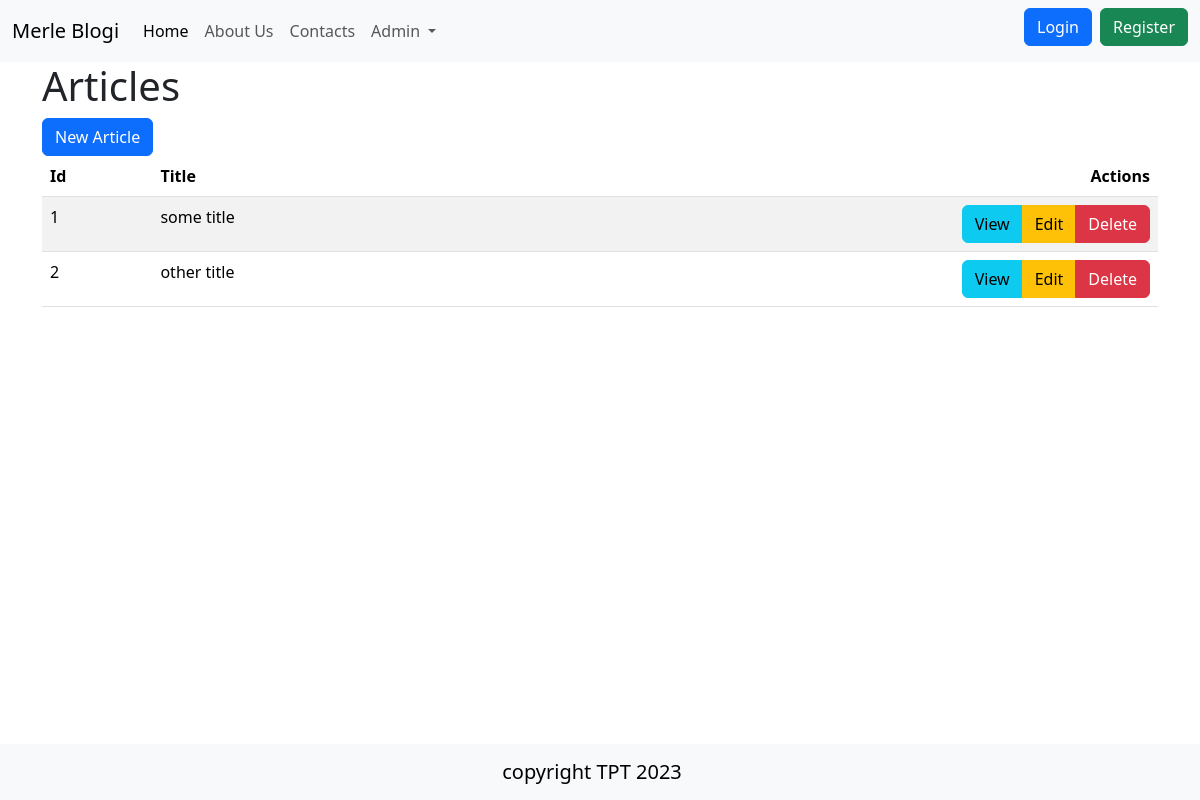
Page /admin/articles on the earlier database version.
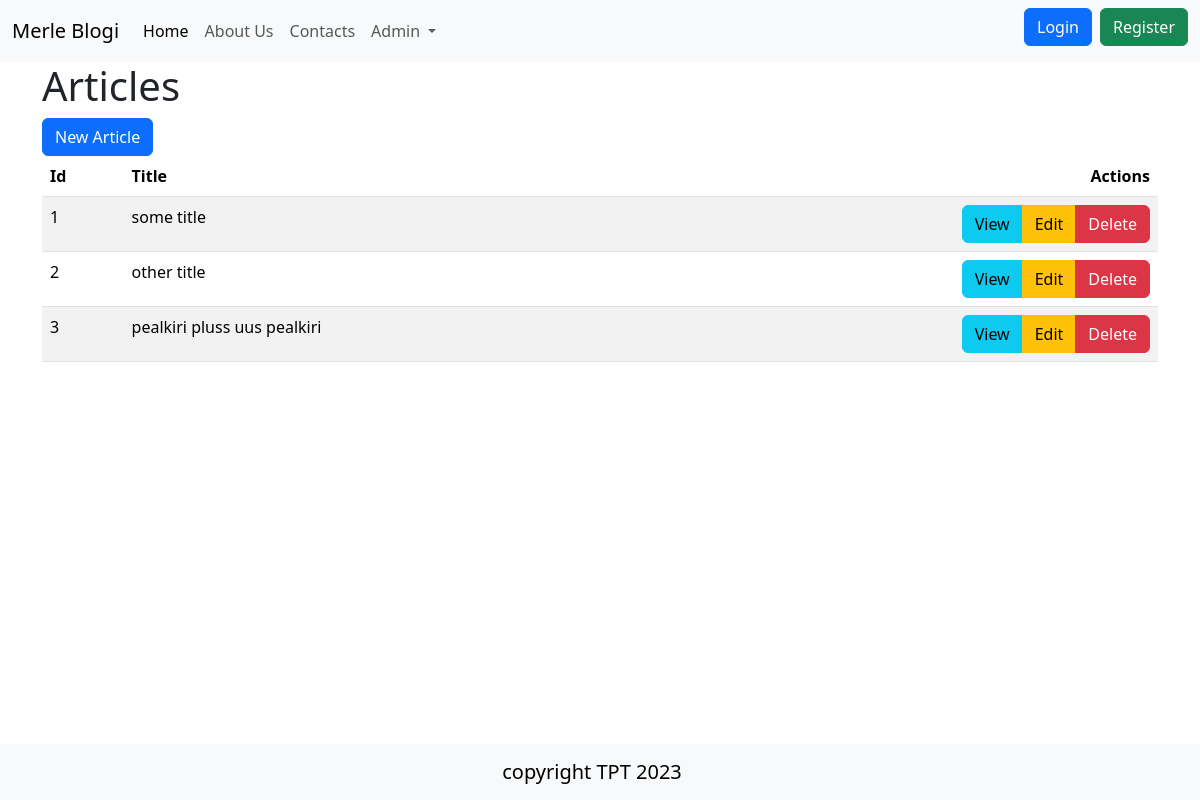
Same page on the later database version.
### tables this page shows
CREATE TABLE "articles"
(
    id    integer
        constraint articles_pk
            primary key autoincrement,
    title text not null,
    body  text
);

### src/Controllers/ArticlesController.php (called while the page is built, shortened)
<?php
class ArticlesController {
    public function index() {
        $articles = Article::all();
        include 'views/articles/index.php';
    }
}

### src/DB.php (called while the page is built, shortened)
<?php
class DB {
    public $conn;
    public function __construct()
    {
        try {
            $this->conn = new PDO("sqlite:" . __DIR__ . "/../db.sqlite");
            $this->conn->setAttribute(PDO::ATTR_ERRMODE, PDO::ERRMODE_EXCEPTION);
        } catch(PDOException $e) {
            echo "Connection failed: " . $e->getMessage();
          }
    }
    public function all($table, $class){
        $stmt = $this->conn->prepare("SELECT * FROM $table");
        $stmt->execute();
        $stmt->setFetchMode(PDO::FETCH_CLASS, $class);
        return $stmt->fetchAll();
    }
}

### src/Models/Model.php (called while the page is built, shortened)
<?php
class Model {
    public static $table;
    public static function all(){
        $db = new DB();
        return $db->all(static::$table, static::class);
    }
}

### views/articles/index.php (the view)
<?php include 'views/partials/header.php' ?>
    <h1>Articles</h1>
    <a href="/admin/articles/new" class="btn btn-primary">New Article</a>
    <table class="table table-striped table-hover">
        <thead>
            <th>Id</th>
            <th>Title</th>
            <th class="text-end">Actions</th>
        </thead>
        <tbody>
            <?php foreach($articles as $article): ?>
            <tr>
                <td><?=$article->id?></td>
                <td><?=$article->title?></td>
                <td class="text-end">
                <div class="btn-group" role="group" aria-label="Basic example">
                    <a class="btn btn-info" href="/admin/articles/show?id=<?=$article->id?>">View</a>
                    <a class="btn btn-warning"href="/admin/articles/edit?id=<?=$article->id?>">Edit</a>
                    <a class="btn btn-danger"href="/admin/articles/delete?id=<?=$article->id?>">Delete</a>
                </div>
                </td>
            </tr>
            <?php endforeach; ?>
        </tbody>
    </table>
<?php include 'views/partials/footer.php' ?>

Differences in the rows shown:
added articles: id "3", title "pealkiri pluss uus pealkiri"
